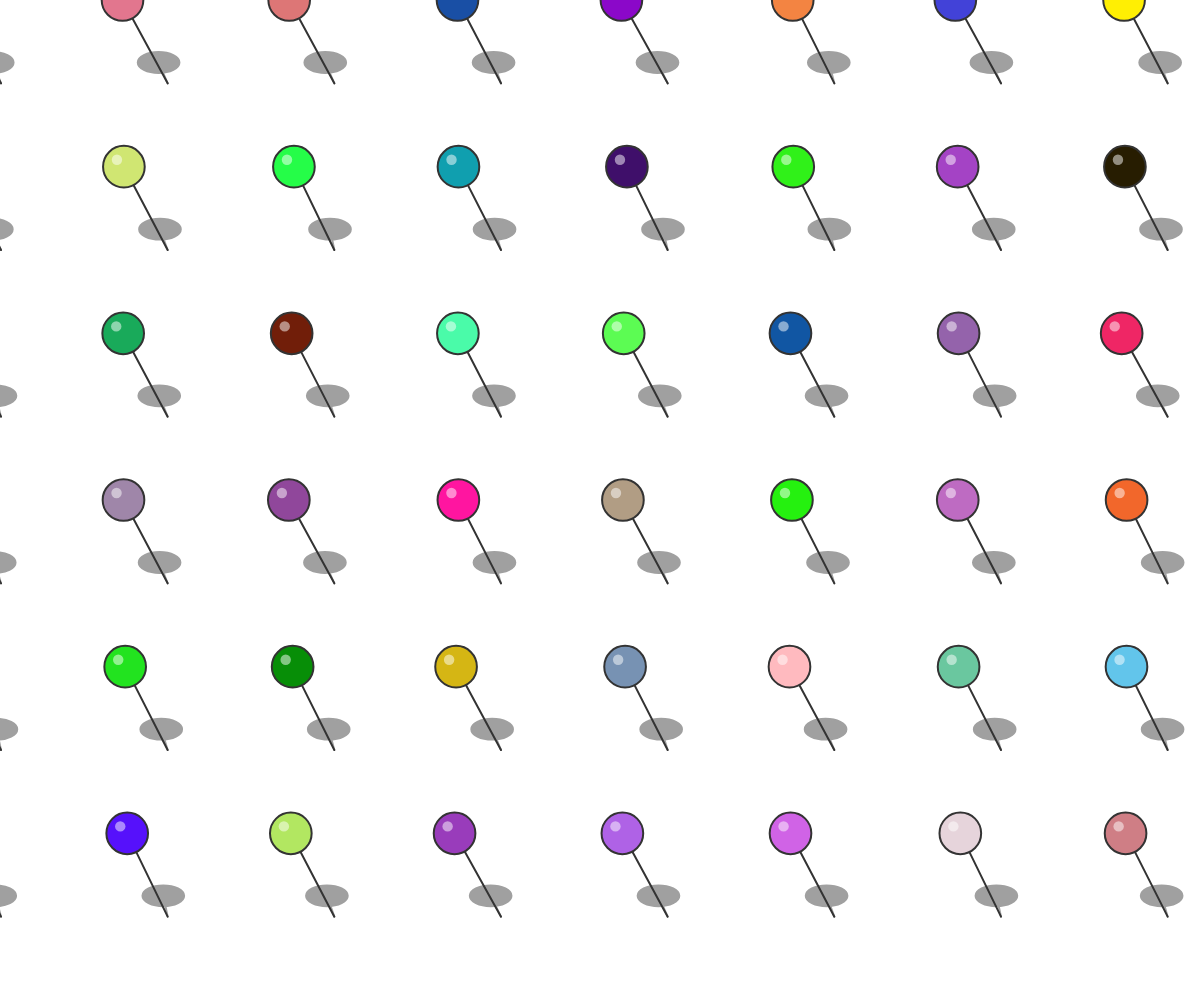
Frame 1 (no input)
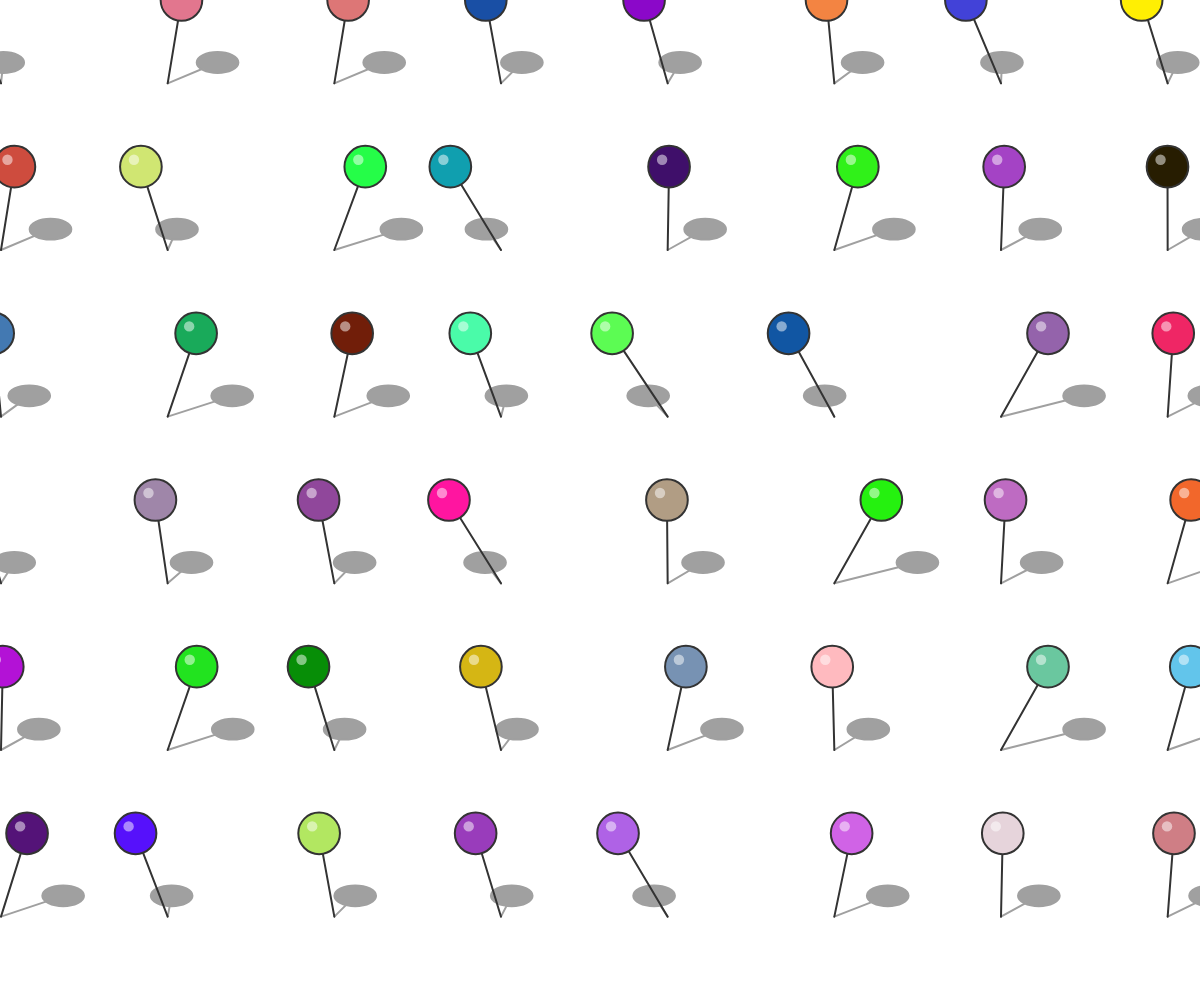
Frame 60 (no input)
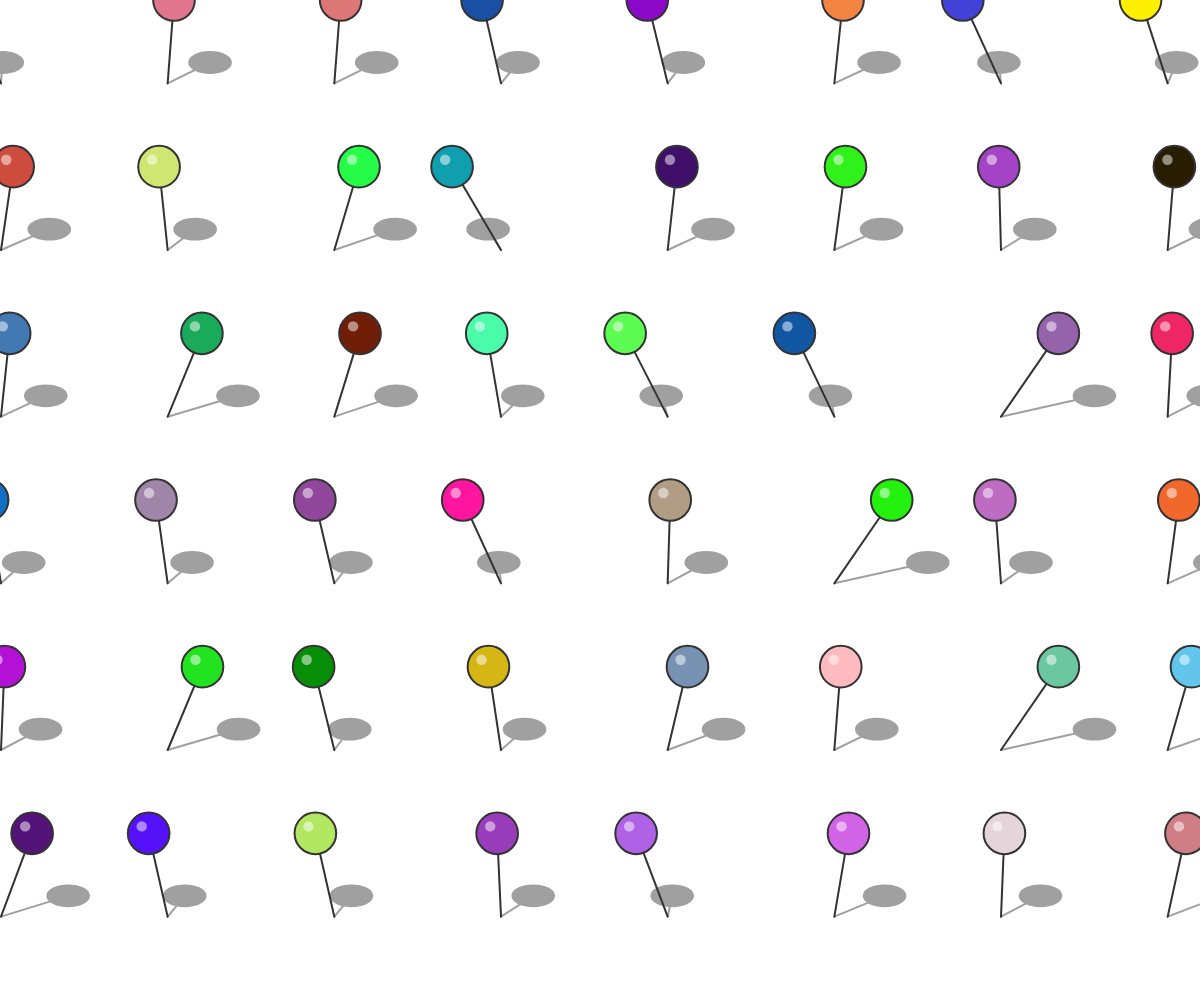
Frame 120 (the mouse pressed at the canvas centre since frame 60)

The p5.js sketch that drew these frames (run headless with seeded random() and noise() and a simulated clock; from frame 60 on, the mouse is pressed at the canvas centre):

// p5.js sketch
// ── sketch.js
var noiseScale;
var balloons;

function setup() {
  createCanvas(windowWidth, windowHeight);
  noSmooth();
  strokeWeight(2);
  // frameRate(4);
  noiseScale = 0.0;
  balloons = [];
  const length = min(height, width) / 12;
  for (var x = 1; x < width; x += length * 2){
    for (var y = length; y < height; y += length * 2) {
      balloons.push(new Balloon(createVector(x, y), length))
    }
  }
}

function draw() {
  background(255);
  noiseScale += 0.01;
  const length = min(height, width) / 12;
  for (var balloon of balloons) {
    noiseSeed(balloon.noiseSeed);
    var mappedX = map(noise(noiseScale), 0, 1, -length, length);
    balloon.move(createVector(mappedX, 0));
    balloon.draw();
  }
}

function drawShadow(center, windDirection, length, ballSize) {
  var shadowColor = color(160);
  var angle = radians(-30);
  var distance = length * 0.5;
  var shadowTip = createVector(windDirection.x + cos(angle) * distance, sin(angle) * distance);
  stroke(shadowColor);
  fill(shadowColor);
  line(center.x, center.y, shadowTip.x, shadowTip.y);
  ellipse(shadowTip.x, shadowTip.y, ballSize.x, ballSize.y/2);
}

function randomColor() {
  return color(random(256), random(256), random(256));
}

const Balloon = function(stringBase, stringLength) {
  this.stringBase = stringBase;
  this.stringLength = stringLength;
  this.balloonCenter = createVector(0, -stringLength);
  this.balloonSize = createVector(stringLength/2, stringLength/2);
  this.color = randomColor();
  this.noiseSeed = random(100);
}

Balloon.prototype.move = function(windDirection) {
  var angle = windDirection.heading();
  var distance = windDirection.mag();
  this.balloonCenter = createVector(cos(angle) * distance, this.balloonCenter.y - sin(angle) * distance);
};

Balloon.prototype.draw = function() {
  push();
  translate(this.stringBase.x, this.stringBase.y);
  drawShadow(createVector(0, 0), this.balloonCenter, this.stringLength, this.balloonSize);
  this.drawBalloon();
  pop();
};

Balloon.prototype.drawBalloon = function() {
  stroke("#333333");
  fill(this.color);
  line(0, 0, this.balloonCenter.x, this.balloonCenter.y);
  ellipse(this.balloonCenter.x, this.balloonCenter.y, this.balloonSize.x, this.balloonSize.y);
  noStroke();
  fill(255, 128);
  ellipse(this.balloonCenter.x - this.balloonSize.x / 6, this.balloonCenter.y - this.balloonSize.y / 6, this.balloonSize.x / 4, this.balloonSize.y / 4);
};
